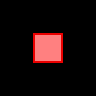

A level layout from a 2D game, rendered from its tile map. Below: a short description, then the map file with its tile-grid data intact:
An orthogonal 3x3 tile map with 32x32 px tiles, 3 tile layers (regions, inputnot_layout, output_walkable_tiles), 2 tilesets.

<map version="1.9" tiledversion="1.9.0" orientation="orthogonal" renderorder="right-down" width="3" height="3" tilewidth="32" tileheight="32" infinite="0" nextlayerid="5" nextobjectid="1">
 <tileset firstgid="1" source="../../Tilesets/forest-terrain.tsx" />
 <tileset firstgid="65" source="../../Tilesets/forest-tiles.tsx" />
 <layer id="1" name="regions" width="3" height="3">
  <data encoding="csv">
0,0,0,
0,8,0,
0,0,0
</data>
 </layer>
 <layer id="2" name="inputnot_layout" width="3" height="3">
  <data encoding="csv">
0,0,0,
0,105,0,
0,0,0
</data>
 </layer>
 <layer id="3" name="output_walkable_tiles" width="3" height="3">
  <data encoding="csv">
0,0,0,
0,121,0,
0,0,0
</data>
 </layer>
</map>
